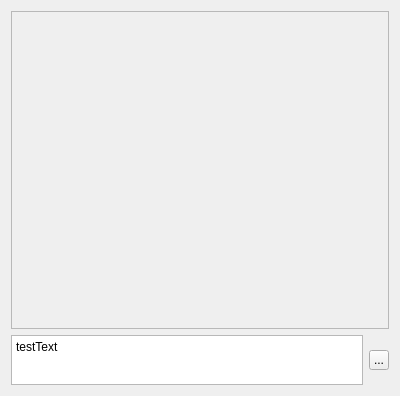
<?xml version="1.0" encoding="UTF-8"?>
<ui version="4.0">
 <class>chatWidget</class>
 <widget class="QWidget" name="chatWidget">
  <property name="geometry">
   <rect>
    <x>0</x>
    <y>0</y>
    <width>400</width>
    <height>396</height>
   </rect>
  </property>
  <property name="windowTitle">
   <string>Form</string>
  </property>
  <layout class="QVBoxLayout" name="verticalLayout">
   <item>
    <layout class="QVBoxLayout" name="verticalLayout_3">
     <item>
      <widget class="QScrollArea" name="scrollArea">
       <property name="widgetResizable">
        <bool>true</bool>
       </property>
       <widget class="QWidget" name="scrollAreaWidgetContents">
        <property name="geometry">
         <rect>
          <x>0</x>
          <y>0</y>
          <width>378</width>
          <height>316</height>
         </rect>
        </property>
        <layout class="QGridLayout" name="gridLayout">
         <item row="0" column="0">
          <layout class="QVBoxLayout" name="verticalLayout_5"/>
         </item>
         <item row="1" column="0">
          <spacer name="verticalSpacer">
           <property name="orientation">
            <enum>Qt::Vertical</enum>
           </property>
           <property name="sizeHint" stdset="0">
            <size>
             <width>20</width>
             <height>40</height>
            </size>
           </property>
          </spacer>
         </item>
        </layout>
       </widget>
      </widget>
     </item>
     <item>
      <layout class="QHBoxLayout" name="horizontalLayout">
       <item>
        <widget class="QTextEdit" name="te_editMessage">
         <property name="sizePolicy">
          <sizepolicy hsizetype="Expanding" vsizetype="Fixed">
           <horstretch>0</horstretch>
           <verstretch>0</verstretch>
          </sizepolicy>
         </property>
         <property name="maximumSize">
          <size>
           <width>16777215</width>
           <height>50</height>
          </size>
         </property>
         <property name="html">
          <string>&lt;!DOCTYPE HTML PUBLIC &quot;-//W3C//DTD HTML 4.0//EN&quot; &quot;http://www.w3.org/TR/REC-html40/strict.dtd&quot;&gt;
&lt;html&gt;&lt;head&gt;&lt;meta name=&quot;qrichtext&quot; content=&quot;1&quot; /&gt;&lt;meta charset=&quot;utf-8&quot; /&gt;&lt;style type=&quot;text/css&quot;&gt;
p, li { white-space: pre-wrap; }
hr { height: 1px; border-width: 0; }
li.unchecked::marker { content: &quot;\2610&quot;; }
li.checked::marker { content: &quot;\2612&quot;; }
&lt;/style&gt;&lt;/head&gt;&lt;body style=&quot; font-family:'Yu Gothic UI'; font-size:9pt; font-weight:400; font-style:normal;&quot;&gt;
&lt;p style=&quot; margin-top:0px; margin-bottom:0px; margin-left:0px; margin-right:0px; -qt-block-indent:0; text-indent:0px;&quot;&gt;testText&lt;/p&gt;&lt;/body&gt;&lt;/html&gt;</string>
         </property>
        </widget>
       </item>
       <item>
        <widget class="QToolButton" name="tb_send">
         <property name="maximumSize">
          <size>
           <width>20</width>
           <height>20</height>
          </size>
         </property>
         <property name="text">
          <string>...</string>
         </property>
        </widget>
       </item>
      </layout>
     </item>
    </layout>
   </item>
  </layout>
 </widget>
 <resources/>
 <connections/>
</ui>
